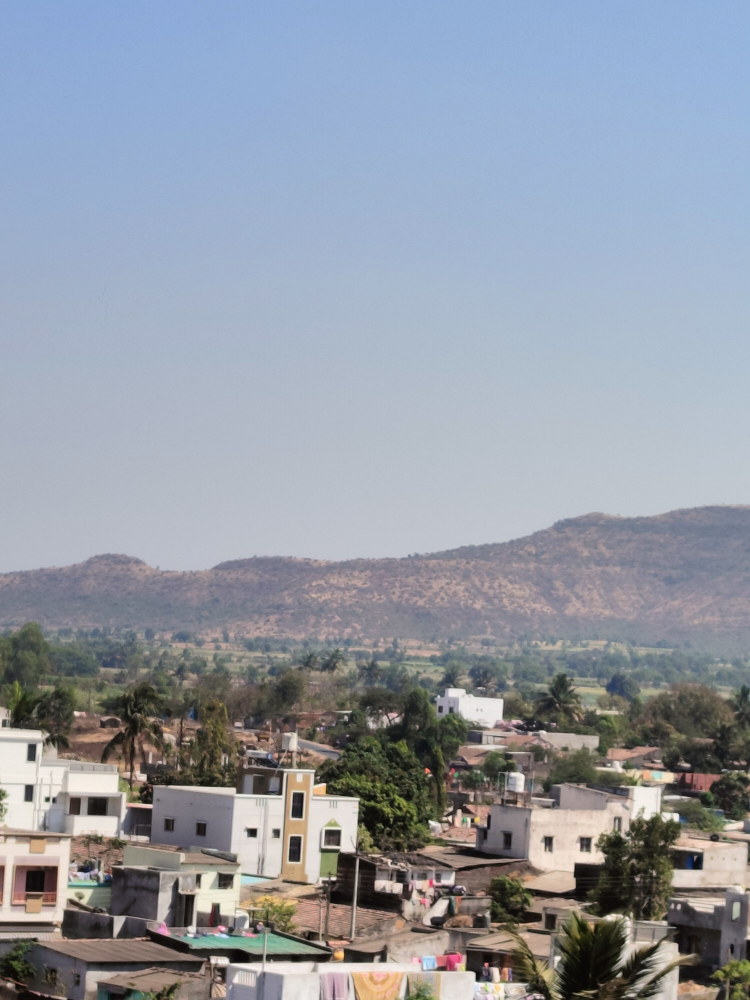
#> input picture testing imgs/IMG20230218142151.jpg, 3000 x 4000 px, given as the content of the folder D:/TY_ET_C/Sem 6/CV/CP/Dataset1/Rural, which was not available (shown at 1/4 size)
$ jupyter execute --allow-errors 'Visualizing Rural and Urban Landscapes.ipynb'   (text cells are left out)
#> lines starting #> are read from the running program, lines starting #| are printed output that depends on the picture; pictures that were not available may be replaced by others from this repository, and a replacement may not be noted
[cell 1]
#Importing Required Libraries
import numpy as np
import pandas as pd
import os
import csv
import cv2
import matplotlib.pyplot as plt
from sklearn.cluster import KMeans
from sklearn.model_selection import train_test_split
from sklearn import svm, datasets
from sklearn.metrics import classification_report
from sklearn.tree import DecisionTreeClassifier
import sklearn.metrics as metrics
from sklearn.metrics import accuracy_score
from sklearn.linear_model import LogisticRegression
from sklearn.ensemble import RandomForestClassifier
from sklearn.svm import SVC
from sklearn.model_selection import cross_val_score
from sklearn.metrics import accuracy_score,f1_score, classification_report, confusion_matrix , accuracy_score, precision_score, recall_score, f1_score, roc_curve ,roc_auc_score,plot_confusion_matrix
from xgboost import XGBClassifier
from sklearn.neighbors import KNeighborsClassifier

[cell 2]
#Path of the Dataset
folder1=r"D:\TY_ET_C\Sem 6\CV\CP\Dataset1\Rural"
folder2=r"D:\TY_ET_C\Sem 6\CV\CP\Dataset1\Urban"

[cell 3]
#folder1 (Rural)
i=0
for filename in os.listdir(folder1):
    #Defining the path
    path=os.path.join(folder1,filename)
    a=cv2.imread(path)
#> a is the input picture: shape (4000, 3000, 3); mean B, G, R 164.3, 153.3, 146.7

    #resize total  image size to 200 x 200
    resize=(200,200)
    img=cv2.resize(a,resize)
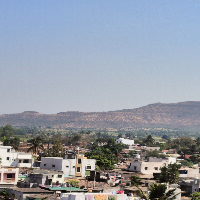
#> img: shape (200, 200, 3); mean B, G, R 164.5, 153.5, 146.9

    #grayscaling the image dataset
    gray = cv2.cvtColor(img, cv2.COLOR_BGR2GRAY)
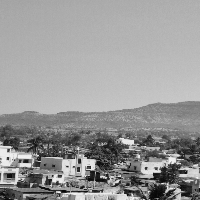
#> gray: shape (200, 200); min 7, max 245, mean 152.8
    img2= cv2.GaussianBlur(gray,(5,5),0)#gaussian Image

    # creating a Histograms Equalization for folder1(Fall)
    equ = cv2.equalizeHist(img2)
    #kernels for prewitt edge detection
    kernelx = np.array([[1,1,1],[0,0,0],[-1,-1,-1]])
    kernely = np.array([[-1,0,1],[-1,0,1],[-1,0,1]])
    #Horizontal
    img_prewittx = cv2.filter2D(equ, -1, kernelx)
    img_prewitty = cv2.filter2D(equ, -1, kernely)
    #Vertical
    img_prewitt = img_prewittx + img_prewitty
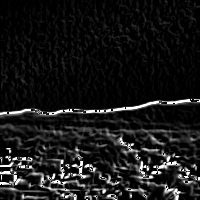
#> img_prewitt: shape (200, 200); min 0, max 255, mean 24.2

    #Applying Brisk Discriptor folder1 (Rural)
    brisk = cv2.BRISK_create()
    keypoint,descriptor = brisk.detectAndCompute(img_prewitt,None)
#> keypoint = 539 keypoints; strongest (x, y, size): (155, 167, 11.8), (54, 174, 11.7), (132, 144, 12), (148, 169, 11.3)

    #convert the descriptor array into a dataframe format
    out=pd.DataFrame(descriptor)
#> out = table of 539 rows and 64 columns
    print("descriptor shape ",i," : ", out.shape)
#| descriptor shape  0  :  (539, 64)
    i=i+1

    #drop first coloumn as it's the no of feature detected. Not required.
    #Append the data to folder1.csv file
    csv_data=out.to_csv('folder1.csv', mode='a', header=False,index=False)

[cell 4]
#reading previously saved feature descriptor csv file of folder1 and save it into a dataframe
data1 = pd.read_csv('folder1.csv',header=None,dtype='uint8')

data1=data1.astype(np.uint8)
data1

[cell 5]
# folder2(Urban)
i=0
for filename in os.listdir(folder2):

    path=os.path.join(folder2,filename)
    a=cv2.imread(path)

    #resize all images to 200 x 200
    resize=(100,100)
    img=cv2.resize(a,resize)
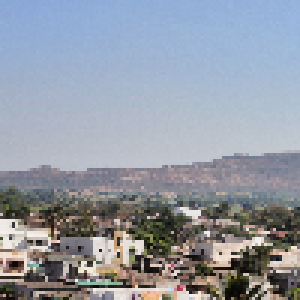
#> img: shape (100, 100, 3) (shown 3 times larger); mean B, G, R 164.6, 153.5, 147
    #grayscling the images
    gray = cv2.cvtColor(img, cv2.COLOR_BGR2GRAY)
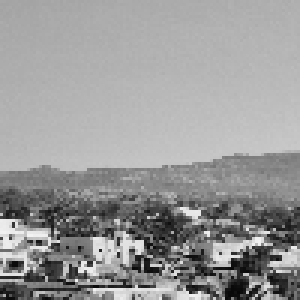
#> gray: shape (100, 100) (shown 3 times larger); min 7, max 242, mean 152.8
     #gaussian Image
    img2= cv2.GaussianBlur(gray,(5,5),0)
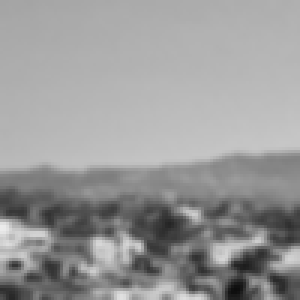
#> img2: shape (100, 100) (shown 3 times larger); min 13, max 235, mean 152.9

    # creating a Histograms Equalization of a image using cv2.equalizeHist()
    equ = cv2.equalizeHist(img2)
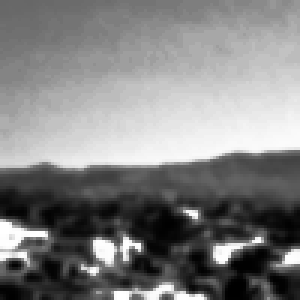
#> equ: shape (100, 100) (shown 3 times larger); min 0, max 255, mean 129.3
    #kernels for prewitt edge detection
    kernelx = np.array([[1,1,1],[0,0,0],[-1,-1,-1]])
    kernely = np.array([[-1,0,1],[-1,0,1],[-1,0,1]])
    #Horizontal
    img_prewittx = cv2.filter2D(equ, -1, kernelx)
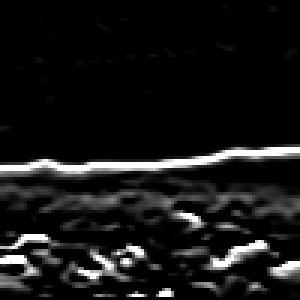
#> img_prewittx: shape (100, 100) (shown 3 times larger); min 0, max 255, mean 22.9
    #Vertical
    img_prewitty = cv2.filter2D(equ, -1, kernely)
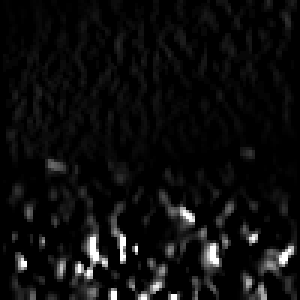
#> img_prewitty: shape (100, 100) (shown 3 times larger); min 0, max 255, mean 13.1
    img_prewitt = img_prewittx + img_prewitty
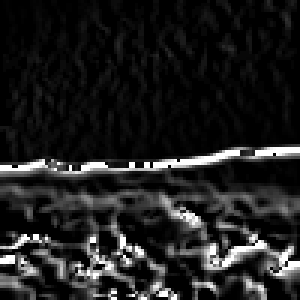
#> img_prewitt: shape (100, 100) (shown 3 times larger); min 0, max 255, mean 31.4

    #brisk code for feature descriptor
    brisk = cv2.BRISK_create()
    keypoint,descriptor = brisk.detectAndCompute(img_prewitt,None)
#> keypoint = 85 keypoints; strongest (x, y, size): (43, 54, 9.7), (48, 54, 9.1), (64, 71, 12.9), (19, 54, 10.2)


    #convert the descriptor array into a dataframe format
    out=pd.DataFrame(descriptor)
#> out = table of 85 rows and 64 columns
    print("descriptor shape ",i," : ", out.shape)
#| descriptor shape  0  :  (85, 64)
    i=i+1
    #drop first coloumn as it's the no of feature detected. Not required.
    #append to the csv file
    csv_data=out.to_csv('folder2.csv', mode='a', header=False,index=False)

[cell 6]
#reading previously saved feature descriptor csv file of folder2 and save it into a dataframe
data2= pd.read_csv('folder2.csv',header=None,dtype='uint8')
data2=data2.astype(np.uint8)
data2

#> (a cell that did not finish here is left out)

#> (a cell that did not finish here is left out)

#> (a cell that did not finish here is left out)

[cell 10]
#Applying Kmeans
kmeans = KMeans(n_clusters=3)
#> (the rest of this cell did not finish here and is left out)

[cell 11]
#save the model to disk
import pickle
filename = 'Kmeans_CL_2_Model.sav'
pickle.dump(kmeans, open(filename, 'wb'))

#> (a cell that did not finish here is left out)

[cell 13]
#performing kmeans prediction on the folder1 with the pretrained kmeans model

#initialising i=0; as it is the first class
i=0
data=[]
#k=0

for filename in os.listdir(folder1):
    #path
    path=os.path.join(folder1,filename)
    a=cv2.imread(path)

    #resize image
    resize=(100,100)
    img=cv2.resize(a,resize)

    #gray image
    gray = cv2.cvtColor(img, cv2.COLOR_BGR2GRAY)

    # Initiate FAST detector
    star = cv2.xfeatures2d.StarDetector_create()
    # Initiate BRIEF extractor
    brief = cv2.xfeatures2d.BriefDescriptorExtractor_create()
    # find the keypoints with STAR
    kp = star.detect(img,None)
#> kp = ()
    # compute the descriptors with BRIEF
    keypoints, descriptors = brief.compute(gray, kp)
#> keypoints = ()

    out=pd.DataFrame(descriptors)
#> out = table of 0 rows and 0 columns

    array_double = np.array(out, dtype=np.double)
#> array_double = empty array
    try:
        a=kmeans.predict(array_double)
    except:
        print(filename)
    hist=np.histogram(a,bins=[0,1,2,3,4,5,6,7])
#> hist = ([150, 136, 268, 561, 1410, 3408, 17816], [0, 1, 2, 3, 4, 5, 6, 7])

    #append the dataframe into the array
    data.append(hist[0])


#convert Array to Dataframe and append to the list
Output = pd.DataFrame(data)
#> Output = table of 1 rows and 7 columns
#add row class
Output["Class"] = i
csv_data=Output.to_csv('finalFolder1.csv', mode='a',header=False,index=False)
